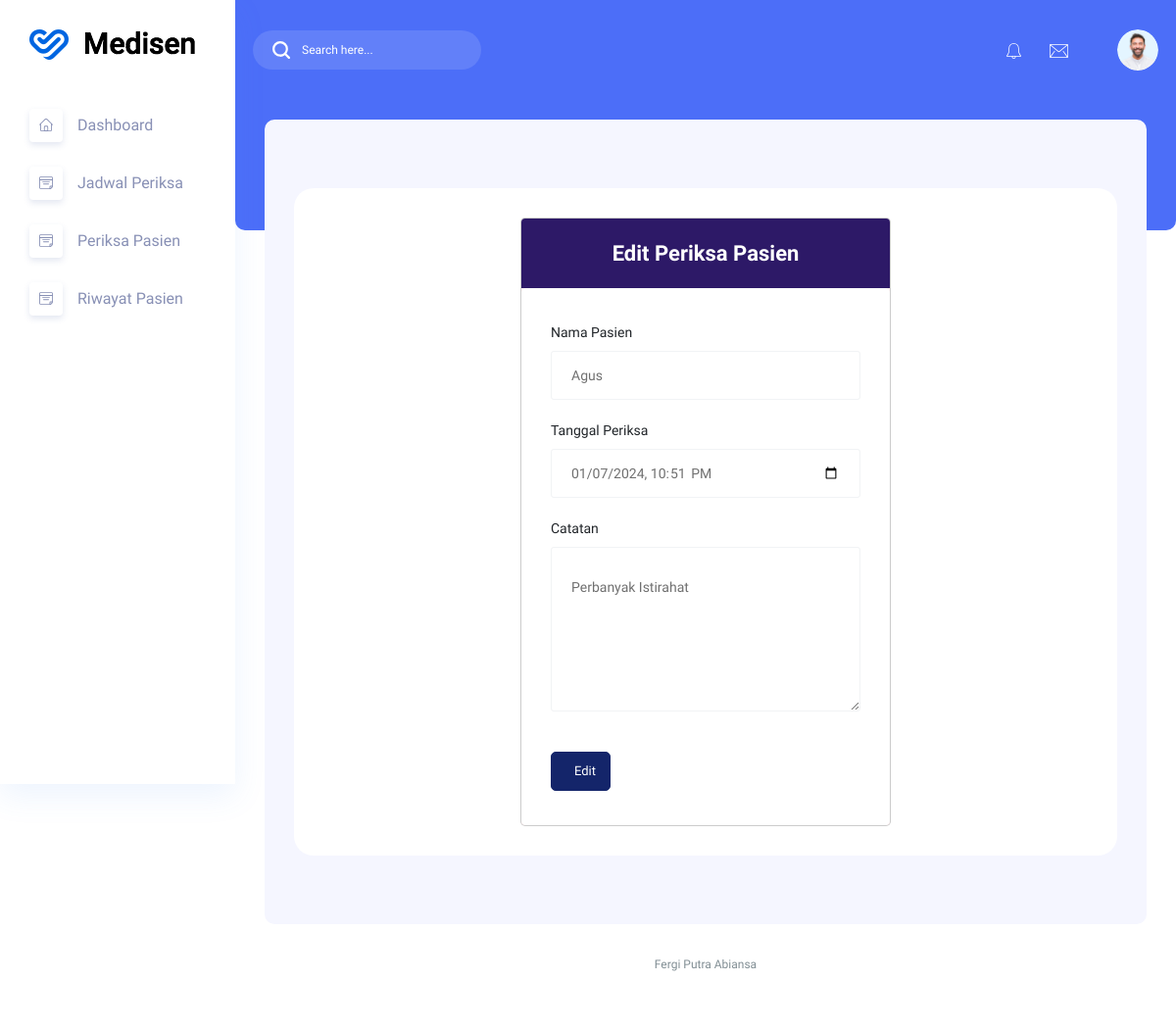
The app's page /dokter/edit_periksa.php?id=2 (signed in) with its own data.
### tables this page shows
CREATE TABLE `daftar_poli` (
  `id` int(11) UNSIGNED NOT NULL,
  `id_pasien` int(11) UNSIGNED NOT NULL,
  `id_jadwal` int(11) UNSIGNED NOT NULL,
  `keluhan` text NOT NULL,
  `no_antrian` int(11) UNSIGNED NOT NULL,
  `status_periksa` varchar(255) DEFAULT NULL
);

CREATE TABLE `pasien` (
  `id` int(11) UNSIGNED NOT NULL,
  `nama` varchar(255) NOT NULL,
  `password` varchar(255) DEFAULT NULL,
  `alamat` varchar(255) NOT NULL,
  `no_ktp` varchar(255) NOT NULL,
  `no_hp` varchar(50) NOT NULL,
  `no_rm` varchar(25) NOT NULL
);

CREATE TABLE `periksa` (
  `id` int(11) UNSIGNED NOT NULL,
  `id_daftar_poli` int(11) UNSIGNED NOT NULL,
  `tgl_periksa` datetime NOT NULL,
  `catatan` text NOT NULL,
  `biaya_periksa` int(11) NOT NULL
);

### dokter/edit_periksa.php (the view, shortened to what this page needs)
<?php
include '../koneksi.php';
$id_dokter = $_SESSION['id'];
$id_daftar_poli = $_GET['id'];
$query = mysqli_query($mysqli, "SELECT daftar_poli.id as id_daftar_poli, id_pasien, pasien.nama as nama, keluhan, no_antrian, status_periksa, id_jadwal
FROM daftar_poli
JOIN pasien ON daftar_poli.id_pasien = pasien.id
JOIN jadwal_periksa ON daftar_poli.id_jadwal = jadwal_periksa.id
JOIN dokter ON jadwal_periksa.id_dokter = dokter.id
WHERE dokter.id = '$id_dokter' AND daftar_poli.id = '$id_daftar_poli' ");
$data = mysqli_fetch_assoc($query);
$edit_periksa = mysqli_query($mysqli, "SELECT * FROM periksa
JOIN daftar_poli ON periksa.id_daftar_poli = daftar_poli.id
WHERE daftar_poli.id = '$id_daftar_poli'");
$edit = mysqli_fetch_assoc($edit_periksa);
?>
<!DOCTYPE html>
<html lang="zxx">
<head>
    <link rel="stylesheet" href="../assets/css/bootstrap1.min.css" />
    <link rel="stylesheet" href="../assets/vendors/themefy_icon/themify-icons.css" />
    <link rel="stylesheet" href="../assets/vendors/font_awesome/css/all.min.css" />
    <link rel="stylesheet" href="../assets/vendors/scroll/scrollable.css" />
    <link rel="stylesheet" href="../assets/css/metisMenu.css">
    <link rel="stylesheet" href="../assets/css/style1.css" />
    <link rel="stylesheet" href="../assets/css/colors/default.css" id="colorSkinCSS">
</head>
<body class="crm_body_bg">
    <?php include '../components/sidebar.php'; ?>
    <section class="main_content dashboard_part large_header_bg">
        <?php include '../components/navbar.php'; ?>
        <div class="main_content_iner ">
            <div class="container-fluid p-0">
                <div class="row justify-content-center">
                    <div class="col-12">
                    </div>
                    <div class="col-lg-12">
                        <div class="white_box mb_30">
                            <div class="row justify-content-center">
                                <div class="col-lg-6">
                                    <div class="modal-content cs_modal">
                                        <div class="modal-header justify-content-center theme_bg_1">
                                            <h5 class="modal-title text_white">Edit Periksa Pasien</h5>
                                        </div>
                                        <div class="modal-body">
                                            <form action="proses_edit_periksa.php" method="post">
                                                <div class="form-group mb-3">
                                                    <label for="hari" class="form-label">Nama Pasien</label>
                                                    <input type="text" class="form-control" id="nama" name="nama" value="<?php echo $data['nama'] ?>" readonly required>
                                                </div>
                                                <div class="form-group mb-3">
                                                    <label for="tgl_periksa" class="form-label">Tanggal Periksa</label>
                                                    <input type="datetime-local" class="form-control" id="tgl_periksa" name="tgl_periksa" value="<?php echo $edit['tgl_periksa'] ?>" required>
                                                </div>
                                                <div class="form-group mb-3">
                                                    <label for="catatan" class="form-label">Catatan</label>
                                                    <textarea class="form-control" id="catatan" name="catatan" rows="3" required><?php echo $edit['catatan'] ?></textarea>
                                                </div>
                                                <div class="row">
                                                    <div class="col-md-3">
                                                        <button type="submit" class="btn btn_1 btn-block">Edit</button>
                                                    </div>
                                                </div>
                                            </form>
                                        </div>
                                    </div>
                                </div>
                            </div>
                        </div>
                    </div>
                </div>
            </div>
        </div>
        <div class="footer_part">
            <div class="container-fluid">
                <div class="row">
                    <div class="col-lg-12">
                        <div class="footer_iner text-center">
                            <p> Fergi Putra Abiansa </p>
                        </div>
                    </div>
                </div>
            </div>
        </div>
    </section>
</body>
</html>

### records on screen
daftar_poli: nama "Agus"
periksa: tgl_periksa "01/07/2024 22:51", catatan "Perbanyak Istirahat"
